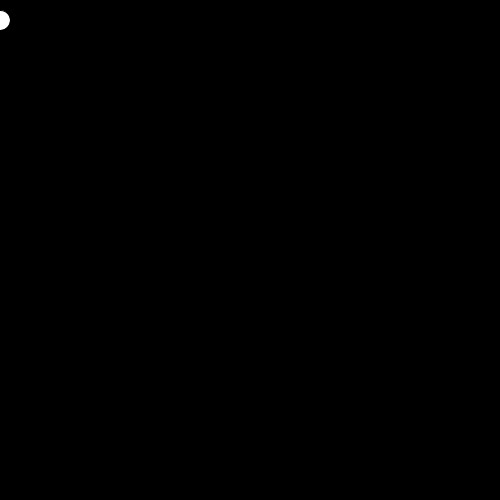
Frame 1 (no input)
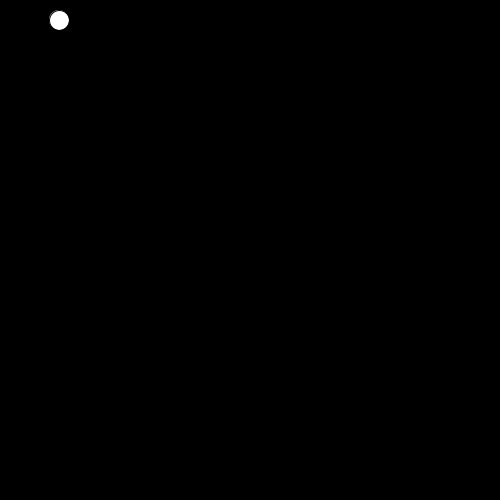
Frame 60 (the mouse pressed at the canvas centre just before this capture)
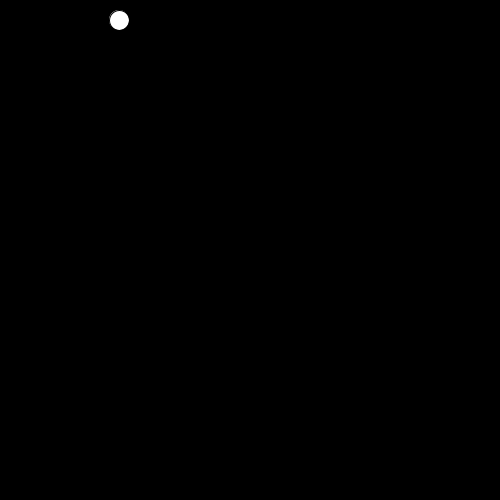
Frame 120 (the mouse held since frame 60 and released just before this capture)

The Processing sketch that drew these frames (run headless with seeded random() and noise(); from frame 60 on, the mouse is pressed at the canvas centre):

// Processing sketch: ex_20_2
// ── ex_20_2.pde
//20.1
float x = 0.0;
void setup() {
  size(500, 500);
  background(0);
}


void draw() {
  background(0);
  ellipse(x, 20, 20, 20);
  x += 1;
  if (x > 500) {
    x = 0;
  }
}
